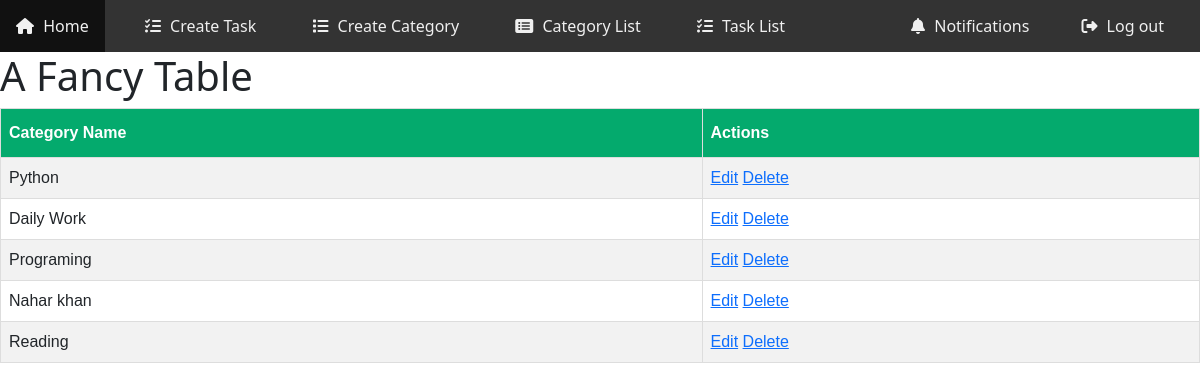
/Category_List/, run on the app's committed database.
### myApp/models.py (models this page shows, shortened)
class TaskCategory(models.Model):
    name = models.CharField(max_length=50)
    user = models.ForeignKey(Custom_User, on_delete=models.CASCADE)

### myProject/views.py (the view)
# urls.py: path('Category_List/', Category_List, name='Category_List'),
def Category_List(request):
    categories=TaskCategory.objects.all()
    return render(request,'Category_List.html',{'categories':categories})

### template/Category_List.html (shortened to what this page needs)
{% include "navbar.html" %}
  {% block content %}
<!DOCTYPE html>
<html>
<head>
</head>
<body>
<h1>A Fancy Table</h1>
<table id="customers">
  <tr>
    <th>Category Name</th>
    <th>Actions</th>
  </tr>
  {% for i in categories %}
  <tr>
    <td>{{i.name}}</td>
    <td>
        <a href="{% url 'edit_categoryPage' i.id %}">Edit</a>
        <a href="{% url 'delete_categoryPage' i.id %}">Delete</a>
    </td>
  </tr>
  {% endfor %}
</table>
</body>
</html>
{% endblock content %}

### template/navbar.html (style rules this page uses)
* { margin: 0; padding: 0; box-sizing: border-box; }

### template/Category_List.html (style rules this page uses)
#customers { font-family: Arial, Helvetica, sans-serif; border-collapse: collapse; width: 100%; }
#customers td, #customers th { border: 1px solid #ddd; padding: 8px; }
#customers tr:nth-child(even) { background-color: #f2f2f2; }
#customers th { padding-top: 12px; padding-bottom: 12px; text-align: left; background-color: #04AA6D; color: white; }

### data on the page
TaskCategory: name "Python"
TaskCategory: name "Daily Work"
TaskCategory: name "Programing"
TaskCategory: name "Nahar khan"
TaskCategory: name "Reading"
